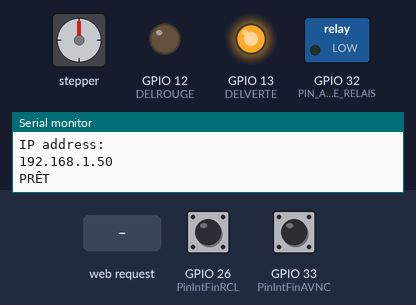
Recording of a sketch running on a simulated ESP32. On the bench: stepper motor, switched loads named in the sketch (green lamp = pin HIGH), output pins drawn as LEDs (lit = HIGH), the last lines printed to the serial monitor. Wiring (inferred from the names in the program): stepper motor driver (200 steps per turn assumed): step GPIO 27; direction GPIO 14; enable GPIO 25. The inputs (shaded band) are chosen by the test bench; at power-on: GPIO 33 (PinIntFinAVNC) HIGH, GPIO 26 (PinIntFinRCL) HIGH. WiFi joins after 1.5 s; servers stay silent unless stated; pins used as bus, display or sensor lines are not drawn.

Above: at 2.7 s.
2.8 s: HTTP request GET /AvanceTresRapide received
At 3.36 s:
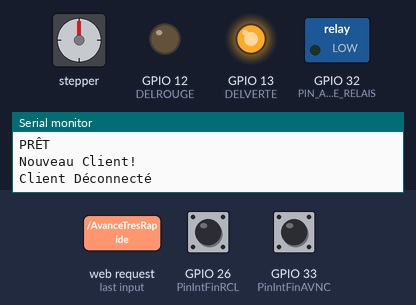
5.8 s: GPIO 33 (PinIntFinAVNC) pulled LOW for 0.15 s
7.4 s: HTTP request GET /AvanceLente received
At 8.6 s:
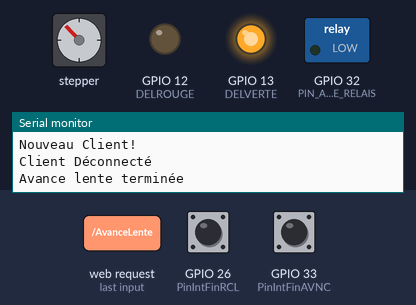
8.9 s: HTTP request GET /AvanceRapide received
At 9.46 s:
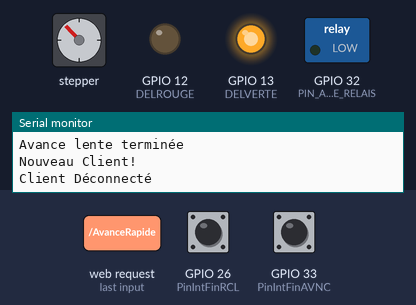
11.5 s: HTTP request GET /ReculeLente received
At 11.8 s:
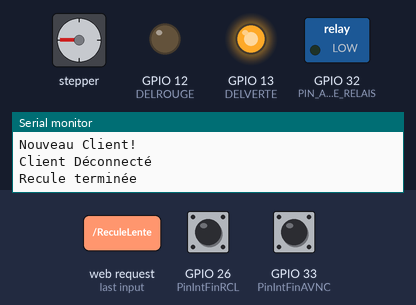
13.0 s: HTTP request GET /ReculeLente received
At 14.1 s:
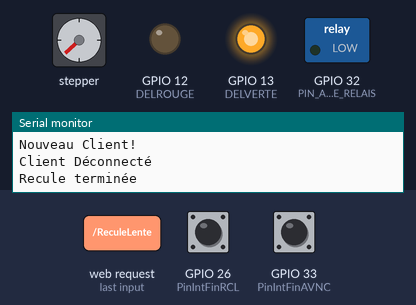
Timing chart, 0 to 15.5 s (numbered marks = the images above; inputs shaded):
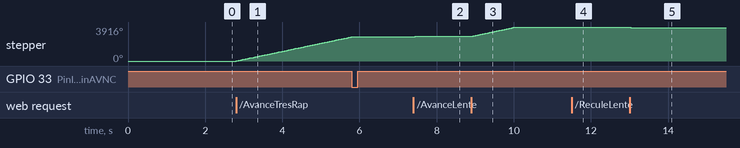

Measured:
- after the input at 2.8 s, stepper: keeps turning clockwise at about 932°/s, starting at once
- after the input at 7.4 s, stepper: turns 45° clockwise, starting at once
- after the input at 8.9 s, stepper: turns 1080° clockwise in 1.1 s, starting at once
- after the input at 11.5 s, stepper: turns 45° counter-clockwise, starting at once
- after the input at 13.0 s, stepper: turns 45° counter-clockwise, starting at once

The sketch:

Pilote_Rail_Macro_et_Declencheur_00.ino
```cpp
/*      Pilote_Rail_Macro_et_Declencheur
*
* Auteur : Richard Morel
*     2019-02-05
*
* Modification
*
*
* Remarques :
*
* Si l'application ne réussit pas à se connecter sur un réseau Wifi,
* elle configurera le circuit comme un point d'accès réseau Wifi
* Son adresse IP sera alors 192.168.4.1.
* DEL : Vert  -> Brancher sur le réseau WiFi défini dans le programme
* DEL : Rouge -> Point d'accès WiFi
*
* do_Web_1_Colonne.h  -> Affichage plus adapté aux petits écrans
*                        comme ceux des téléphones intelligents
*
* do_Web_2_Colonnes.h -> Pour les autres dimensions d'écrans
*
*
*/
// -----------------------------------------------------------------------------
//             Importation des fichiers et définition des variables
// -----------------------------------------------------------------------------
#include "configuration.h"
#include "do_Conversion_calcul.h"
#include "do_Commandes.h"

//******  WIFI *********************
#include "connect_id_Wifi.h"
#include <WiFi.h>
WiFiServer server(80);

const char* chStatusWifi[] ={"WL_IDLE_STATUS", "WL_NO_SSID_AVAIL", "-",
                       "WL_CONNECTED ", "WL_CONNECT_FAILED ", "-",
                       "WL_DISCONNECTED"};

String stWifiConnectionNetwork = "Connecté";

//#include "do_Web_1_Colonne.h" // Affichage plus adapté aux petits écrans
                                // comme ceux des téléphones intelligents
#include "do_Web_2_Colonnes.h"
#include "actions.h"

// -------------------------------------------------------------------------------
// FONCTION     FONCTION     FONCTION    FONCTION     FONCTION     FONCTION
// -------------------------------------------------------------------------------

//*****  Activation de la DEL   *****************
void ledcAnalogWrite(uint8_t channel, uint32_t value, uint32_t valueMax = 255) {
  // calculate duty, 8191 from 2 ^ 13 - 1
  if (value > valueMax){value = valueMax;}
  uint32_t duty = (8191 / valueMax) * value;

  // write duty to LEDC
  ledcWrite(channel, duty);
}


//*****  Choix d'affichage de la couleur de la DEL *******
void AfficheVertCWRougePA(){
   if (stWifiConnectionNetwork=="Non connecté au réseau") {
      byBrightnessVert  = 0 ;
      byBrightnessRouge = 255 ;
      // set the brightness on LEDC channel 0
      ledcAnalogWrite(LEDC_CHANNEL_0_VERT, byBrightnessVert);
      // set the brightness on LEDC channel 1
      ledcAnalogWrite(LEDC_CHANNEL_1_ROUGE,byBrightnessRouge);
  }
  else
  {
      byBrightnessVert  = 255;
      byBrightnessRouge = 0 ;
      ledcAnalogWrite(LEDC_CHANNEL_0_VERT, byBrightnessVert);
      ledcAnalogWrite(LEDC_CHANNEL_1_ROUGE,byBrightnessRouge);
  }
}


//*********** Exécution des commandes reçues *********
void do_ExecCommande(){
  if (boExecDeclencheApp){
     boExecDeclencheApp = false;
     strDirectionRef="";
     declencheApp();
  }
  if (boExecAvanceLente){
     boExecAvanceLente = false;
     go_AvanceLente();
     }
  if (boExecAvanceRapide) {
     boExecAvanceRapide = false;
     go_AvanceRapide();
  }
  if (boExecAvanceTresRapide) {
     boExecAvanceTresRapide = false;
     go_AvanceTresRapide();
  }
  if (boExecStop) {
     boExecStop = false;
     compteur = intNbreDeBoucle;
     stop_Stop();
  }
  if (boExecReculeLente) {
     boExecReculeLente = false;
     go_ReculeLente();
  }
  if (boExecReculeRapide) {
     boExecReculeRapide = false;
     go_ReculeRapide();
  }
  if (boExecReculeTresRapide) {
     boExecReculeTresRapide = false;
     go_ReculeTresRapide();
  }
  if (boExecRepereA) {
     boExecRepereA = false;
     intCompteurdePasRef = 0;
     strDirectionRef="";
  }
  if (boExecRepereB) {
     boExecRepereB = false;
     strDirectionRef="";
  }
  if (boExecAvanceCapture) {
     boExecAvanceCapture = false;
     go_AvanceCapture();
  }
  if (boExecReculeCapture) {
     boExecReculeCapture = false;
     go_ReculeCapture();
   }
}

// -------------------------------------------------------------------------------
// SETUP   SETUP   SETUP   SETUP   SETUP   SETUP   SETUP   SETUP   SETUP   SETUP
// -------------------------------------------------------------------------------
void setup() {
  Serial.begin(115200);
  Serial.println("INITIALISATION EN COURS");

  //**********  ENTRÉES - SORTIES *************
  pinMode( pinEnable8825,     OUTPUT );
  pinMode( pinDir8825,        OUTPUT );
  pinMode( pinStep8825,       OUTPUT );
  pinMode( PIN_ACTIVE_RELAIS, OUTPUT );
  pinMode( PinIntFinAVNC,     INPUT_PULLUP ); // détecteur de fin de rail
  pinMode( PinIntFinRCL,      INPUT_PULLUP ); // détecteur de fin de rail

  digitalWrite( PIN_ACTIVE_RELAIS, LOW);

  // *********** WIFI ****************************

  // ** Configuration d'une adresse IP statique **
  if (!WiFi.config(local_IP, gateway, subnet)) {
    Serial.println("STA Impossible de configurer");
  }

  WiFi.begin(ssid, password);
  delay(1000);
  uint8_t retries = 15;

  while (WiFi.status() != WL_CONNECTED) {
      delay(500);
      Serial.print("..");
      Serial.print(WiFi.status());
      Serial.print("-");
      Serial.println(retries);
      retries--;
      if (retries == 0) {
        int intStatus = WiFi.status();
        if (intStatus==255){intStatus=2;}
        Serial.print("..");
        Serial.print(WiFi.status());
        Serial.print("-");
        Serial.println(retries);
        Serial.print("WiFi status :");
        Serial.print(WiFi.status());
        Serial.print("->");
        Serial.println(chStatusWifi[intStatus]);
        stWifiConnectionNetwork = "Non connecté au réseau";
        break;
      }
  }

    Serial.println(stWifiConnectionNetwork);
  // ** Si Non connecté : Démarrage en mode POINT D'ACCÈS **
  if (stWifiConnectionNetwork=="Non connecté au réseau") {
     Serial.println("- * Activation du point d'accès Wifi * - ");
     WiFi.softAP(ssid_AP, password_AP);
     IPAddress myIP = WiFi.softAPIP();
     Serial.print("AP IP address: ");
     Serial.println(myIP);
  }
  else{
  Serial.print("WiFi status :");
  Serial.println(WiFi.status());
  Serial.println("");
  Serial.println("WiFi connected.");
  Serial.println("IP address: ");
  Serial.println(WiFi.localIP());
  }

   server.begin();


  //**********  DEL *************
  // Configurer la minuterie et attacher la minuterie à la DEL
  ledcSetup(LEDC_CHANNEL_0_VERT, LEDC_BASE_FREQ, LEDC_TIMER_13_BIT);
  ledcAttachPin(DELVERTE, LEDC_CHANNEL_0_VERT);
  ledcSetup(LEDC_CHANNEL_1_ROUGE, LEDC_BASE_FREQ, LEDC_TIMER_13_BIT);
  ledcAttachPin(DELROUGE, LEDC_CHANNEL_1_ROUGE);

  AfficheVertCWRougePA();

  Serial.println("PRÊT");
}

// -------------------------------------------------------------------------------
// LOOP     LOOP     LOOP     LOOP     LOOP     LOOP     LOOP     LOOP     LOOP
// -------------------------------------------------------------------------------
void loop() {
  do_Web();
  do_ExecCommande();
  compteur = 0;
}
```

actions.h
```cpp
//*************   Avancement - Chariot en fin de course ***************
void test_FinAVNC()
{
  if (digitalRead(PinIntFinAVNC) == HIGH) {
    digitalWrite(pinEnable8825, LOW);  // Active la sortie moteur
  } else {
    digitalWrite(pinEnable8825, HIGH); // Désactive la sortie moteur
    Serial.print( "RENDU EN FIN DE COURSE - " );
    intNbreDePasEntreArretsB = 0;
    intNbreDeBoucleB         = 0;
    intDelaiInterBoucleB     = 0;
  }
}

//*************  Recul - Chariot en fin de course *********************
void test_FinRCL()
{
  if (digitalRead(PinIntFinRCL) == HIGH) {
    digitalWrite(pinEnable8825, LOW);   // Active la sortie moteur
  } else {
    digitalWrite(pinEnable8825, HIGH);  // Désactive la sortie moteur
    Serial.print( "RENDU EN FIN DE COURSE - " );
    intNbreDePasEntreArretsB = 0;
    intNbreDeBoucleB         = 0;
    intDelaiInterBoucleB     = 0;
  }
}


//*****************   Déclenche l'appareil photo   ********************
void declencheApp(){
  Serial.println( "CLICK " );
  digitalWrite( PIN_ACTIVE_RELAIS, HIGH);
  delay(100);
  digitalWrite( PIN_ACTIVE_RELAIS, LOW);
  delay(intDelaiApresDeclenchement);  // Délai après déclenchement

  }

//*****************   Exécute le déplacement vers l'avant   ********************
void execDeplacementAvance(){
  // intCompteurdePasRef -> sert pour accumuler le nombre de pas
  // entre la référence A et la référence B
  // Si intCompteurdePasRef == 0 , on établi la direction
  // d'incrémentation du calcul de pas

  if ((intCompteurdePasRef == 0)&&( strDirectionRef==""))
    {
      strDirectionRef = "Avance";
    }
  for ( compteur = 0; compteur < intNbreDeBoucleB; compteur++) {
    // Avance de X pas
    for ( i = 0; i < intNbreDePasEntreArretsB; i++) {
      test_FinAVNC();
      digitalWrite( pinStep8825, HIGH );
      delayMicroseconds(timePulseStep);
      digitalWrite( pinStep8825, LOW );
      delayMicroseconds(timePulseStep);
      if (strDirectionRef == "Avance")
        {
          intCompteurdePasRef++;
        }
        else
        {
          intCompteurdePasRef --;
        }
    }
    if (intDesacMotPauseBcl== 1){digitalWrite( pinEnable8825, HIGH );}
    delay(intDelaiInterBoucleB);
  }
  if (intStopFinBoucles == 1){digitalWrite( pinEnable8825, HIGH );}
}

//*****************   Exécute le déplacement vers l'arrière   ********************
void execDeplacementRecule(){
    if ((intCompteurdePasRef == 0)&&( strDirectionRef==""))
    {
      strDirectionRef = "Recule";
    }
  for ( compteur = 0; compteur < intNbreDeBoucleB; compteur++) {
    // Avance de X pas
    for ( i = 0; i < intNbreDePasEntreArretsB; i++) {
      test_FinRCL();
      digitalWrite( pinStep8825, HIGH );
      delayMicroseconds(timePulseStep);
      digitalWrite( pinStep8825, LOW );
      delayMicroseconds(timePulseStep);
      if (strDirectionRef == "Recule")
        {
          intCompteurdePasRef++;
        }
        else
        {
          intCompteurdePasRef --;
        }
    }
    if (intDesacMotPauseBcl== 1){digitalWrite( pinEnable8825, HIGH );}
    delay(intDelaiInterBoucleB);      // attente
  }
  if (intStopFinBoucles == 1){digitalWrite( pinEnable8825, HIGH );}
}

//*****************   Avance très rapide   *****************************
void go_AvanceTresRapide()
{
  digitalWrite( pinDir8825,    HIGH); // Direction avant
  digitalWrite( pinStep8825,   LOW);  // Initialisation de la broche step
  digitalWrite( pinEnable8825, LOW ); // Active la sortie moteur
  intNbreDePasEntreArretsB   = 200;   // 200 * 0.02mm -> 4mm
  intNbreDeBoucleB           = 10;    // 10*4mm -> 40 mm -> 4cm
  intDelaiInterBoucleB       = 25;
  execDeplacementAvance();
  Serial.println( "Avance très rapide terminée" );
}

//*****************   Avance rapide   *****************************
void go_AvanceRapide()
{
  digitalWrite( pinDir8825,    HIGH); // Direction avant
  digitalWrite( pinStep8825,   LOW);  // Initialisation de la broche step
  digitalWrite( pinEnable8825, LOW ); // Active la sortie moteur
  intNbreDePasEntreArretsB   = 200;   // 200 * 0.02mm -> 4mm
  intNbreDeBoucleB           = 3;     // 3*4mm -> 12 mm -> 1.2cm
  intDelaiInterBoucleB       = 25;
  execDeplacementAvance();
  Serial.println( "Avance rapide terminée" );
}

//*****************   Avance lente   *****************************
void go_AvanceLente()                 // Avance lente
{
  digitalWrite( pinDir8825,    HIGH); // Direction avant
  digitalWrite( pinStep8825,   LOW);  // Initialisation de la broche step
  digitalWrite( pinEnable8825, LOW ); // Active la sortie moteur
  intNbreDePasEntreArretsB   = 25;    // 25 * 0.02mm -> 0.5mm
  intNbreDeBoucleB           = 1;
  intDelaiInterBoucleB       = 0;
  execDeplacementAvance();
  Serial.println( "Avance lente terminée" );
}

//******************   Arrêt du moteur  ********************************
void stop_Stop()  //Arrêt du moteur
{
  digitalWrite( pinEnable8825, HIGH ); // Désactive la sortie moteur
  Serial.println( "STOP" );
}

//*******************  Recule lente  ************************************
void go_ReculeLente()
{
  digitalWrite( pinDir8825,    LOW);   // Direction recule
  digitalWrite( pinStep8825,   LOW);   // Initialisation de la broche step
  digitalWrite( pinEnable8825, LOW );  // Active la sortie moteur
  intNbreDePasEntreArretsB   = 25;     // 25 * 0.02mm -> 0.5mm
  intNbreDeBoucleB           = 1;
  intDelaiInterBoucleB       = 0;
  execDeplacementRecule();
  Serial.println( "Recule terminée" );
}

//*******************  Recule rapide  ***********************************
void go_ReculeRapide()
{
  digitalWrite( pinDir8825,    LOW);  // Direction recule
  digitalWrite( pinStep8825,   LOW);  // Initialisation de la broche step
  digitalWrite( pinEnable8825, LOW ); // Active la sortie moteur
  intNbreDePasEntreArretsB   = 200;   // 200 * 0.02mm -> 4mm
  intNbreDeBoucleB           = 3;     // 3*4mm -> 12 mm -> 1.2cm
  intDelaiInterBoucleB       = 25;
  execDeplacementRecule();
  Serial.println( "Recule rapide terminée" );
}

//*******************  Recule très rapide  *****************************
void go_ReculeTresRapide()
{
  digitalWrite( pinDir8825,    LOW);  // Direction recule
  digitalWrite( pinStep8825,   LOW);  // Initialisation de la broche step
  digitalWrite( pinEnable8825, LOW ); // Active la sortie moteur
  intNbreDePasEntreArretsB   = 200;   // 200 * 0.02mm -> 4mm
  intNbreDeBoucleB           = 10;    // 10*4mm -> 40 mm -> 4cm
  intDelaiInterBoucleB       = 25;
  execDeplacementRecule();
  Serial.println( "Recule très rapide terminée" );
}

//-------------------- AVANCE CAPTURE -------------------------------
void go_AvanceCapture()                        // Avance et capture la photo
{
  digitalWrite( pinDir8825,  HIGH);            // Direction avant
  digitalWrite( pinStep8825, LOW);             // Initialisation de la broche step
  intPasAccompli = 0;
  for ( compteur = 0; compteur < intNbreDeBoucle; compteur++) {
    declencheApp();                            // Déclenche l'appareil photo
    digitalWrite( pinEnable8825, LOW );        // Active la sortie moteur
    // Avance de X pas
    for ( i = 0; i < intNbreDePasEntreArrets; i++) {
      test_FinAVNC();                          // Vérifie si arrivé à la fin du rail
      if (digitalRead(PinIntFinAVNC) == LOW) {
        i = intNbreDePasEntreArrets;
        compteur  = intNbreDeBoucle;
      }
      intPasAccompli++;
      digitalWrite( pinStep8825, HIGH );
      delayMicroseconds(timePulseStep);
      digitalWrite( pinStep8825, LOW );
      delayMicroseconds(timePulseStep);
    }
    if (intDesacMotPauseBcl== 1){digitalWrite( pinEnable8825, HIGH );}

    //******** Attention : éviter serial.println ici, cela fait planter l'application android
    do_Web();                                  // Attention : ajoute un délai
    if (boExecStop) {
       boExecStop = false;
       compteur   = intNbreDeBoucle;
       stop_Stop();
    }
    delay(intDelaiAvantDeclenchement);         // attente stabilité puis pose
   Serial.println( String(compteur+1) + "/" + String(intNbreDeBoucle)+ " " );
  }
  declencheApp();                              // déclenche l'appareil photo
  Serial.println( "Avance et capture terminée" );
  if (intRetourAuto == 1)                      // retour au point de départ
  {
    digitalWrite( pinDir8825,    LOW );        // inverse la direction
    digitalWrite( pinEnable8825, LOW );        // Active la sortie moteur
    for ( i = 0; i < intPasAccompli; i++) {
      digitalWrite( pinStep8825, HIGH );
      delayMicroseconds(timePulseStep);
      digitalWrite( pinStep8825, LOW );
      delayMicroseconds(timePulseStep);
      test_FinRCL();   // ne devrait pas arriver sauf par une erreur de manipulation
      if (digitalRead(PinIntFinRCL) == LOW) {
        i = intPasAccompli;
      }
    }
  }
  if (intStopFinBoucles == 1){digitalWrite( pinEnable8825, HIGH );}
}
//----------------- RECULE CAPTURE ---------------------------------------
void go_ReculeCapture()                        // Recule et capture la photo
{
  digitalWrite( pinDir8825,      LOW );        // Direction recule
  digitalWrite( pinStep8825,     LOW );

  intPasAccompli=0;
  for ( compteur = 0; compteur < intNbreDeBoucle; compteur++) {
    declencheApp();                            // déclenche l'appareil photo
    digitalWrite( pinEnable8825, LOW );        // Active la sortie moteur
    // Avance de X pas
    for ( i = 0; i < intNbreDePasEntreArrets; i++) {
      test_FinRCL();                           // Vérifie si arrivé à la fin du rail
       if (digitalRead(PinIntFinRCL) == LOW) {
        i = intNbreDePasEntreArrets;
        compteur  = intNbreDeBoucle;
      }
      intPasAccompli++; // Accumule le nombre de pas accompli
      digitalWrite( pinStep8825, HIGH );
      delayMicroseconds(timePulseStep);
      digitalWrite( pinStep8825, LOW );
      delayMicroseconds(timePulseStep);
    }
    if (intDesacMotPauseBcl== 1){digitalWrite( pinEnable8825, HIGH );}

    //******** Attention: éviter serial.println ici, cela fait planter l'application android
    do_Web();                                 // Attention : ajoute un délai
    if (boExecStop) {
       boExecStop = false;
       compteur = intNbreDeBoucle;
       stop_Stop();
    }
    Serial.println( String(compteur+1) + "/" + String(intNbreDeBoucle)+ " " );
    delay(intDelaiAvantDeclenchement);         // attente stabilité puis pose
  } // fin de for ( compteur = 0; compteur < intNbreDeBoucle; compteur++)

  declencheApp();                              // déclenche l'appareil photo
  Serial.println( "Recule et capture terminée" );
  if (intRetourAuto == 1)                      // retour au point de départ
  {
    digitalWrite( pinDir8825   , HIGH);        // inverse la direction
    digitalWrite( pinEnable8825, LOW );        // Active le moteur
    for ( i = 0; i < intPasAccompli; i++) {
      digitalWrite( pinStep8825, HIGH );
      delayMicroseconds(timePulseStep);
      digitalWrite( pinStep8825, LOW );
      delayMicroseconds(timePulseStep);
      test_FinAVNC();
       if (digitalRead(PinIntFinAVNC) == LOW) {
        i = intPasAccompli;
      }
    }
  }
  if (intStopFinBoucles == 1){digitalWrite( pinEnable8825, HIGH );}
}
```

connect_id_Wifi.h
```cpp
const char* ssid     = "Votre nom de réseau WiFi"; // Réseau à accéder
const char* password = "Mot de passe du réseau WiFi";

const char* ssid_AP = "PointDAccesRail"; // Point d'accès
const char* password_AP = "aVotreGuise";


// Configuration adresse IP statique
IPAddress local_IP(192, 168, 1, 141);
// Adresse IP de votre Passerelle
IPAddress gateway(192, 168, 1, 1);

IPAddress subnet(255, 255, 0, 0);
```

Source omitted: do_Commandes.h (4926 bytes), do_Conversion_Calcul.h (2369 bytes), do_Web_2_colonnes.h (20078 bytes), configuration.h (3680 bytes)
